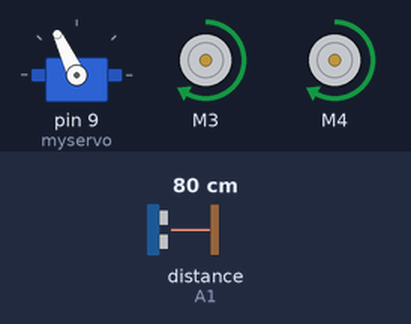
This sketch was run on a simulated Arduino Uno, built with avr-gcc and run on an emulated ATmega328P. Parts: servo, 2 × DC motor (green arrow = forward, orange = backward, longer = faster). The inputs (shaded band) are chosen by the test bench; at power-on: distance to the obstacle (sensor on A1) 80 cm. The echo pulse lasts 58.3 µs per cm.

Above: at 3.9 s.
4.0 s: distance to the obstacle (sensor on A1) set to 23 cm
5.5 s: distance to the obstacle (sensor on A1) set to 18 cm
At 7.1 s:
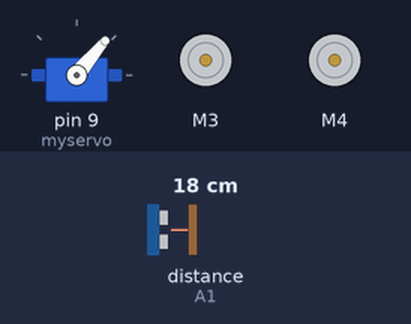
8.5 s: distance to the obstacle (sensor on A1) set to 35 cm
At 9.3 s:
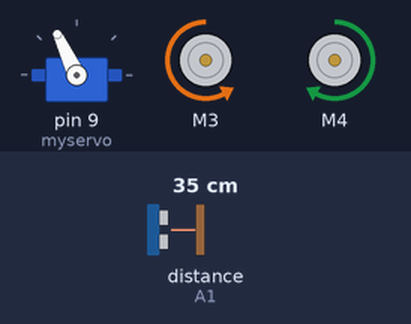
11.4 s: distance to the obstacle (sensor on A1) set to 2 cm
At 14.2 s:
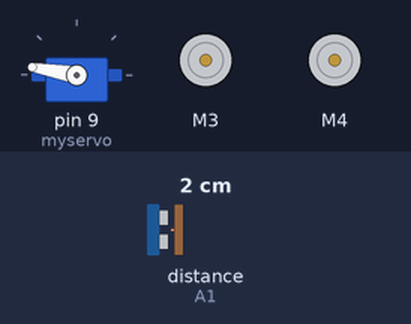
14.4 s: distance to the obstacle (sensor on A1) set to 250 cm
At 14.81 s:
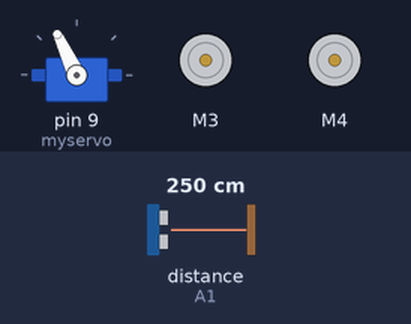
17.4 s: distance to the obstacle (sensor on A1) set to 4 cm
At 21.3 s:
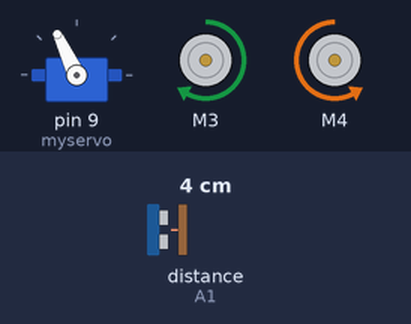
Timing chart, 0 to 27.4 s (numbered marks = the images above; inputs shaded):
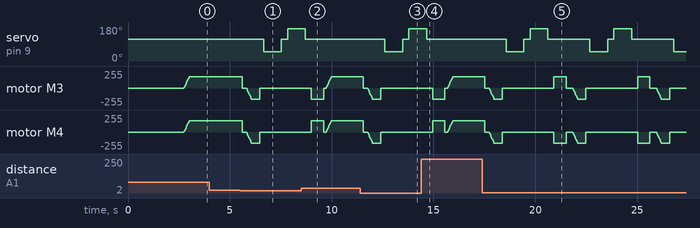

The sketch:

obstacle_avoiding_robot.ino
```cpp
#include <Servo.h>
#include <AFMotor.h>
#include <NewPing.h>

#define Trig A0
#define Echo A1
#define MaxDist 200

#define SpeedMax 170

NewPing sonar(Trig, Echo, MaxDist);

AF_DCMotor motor1(3, MOTOR12_1KHZ);
AF_DCMotor motor2(4, MOTOR12_1KHZ);
Servo myservo;

boolean goesForward=false;
int distance = 100;
int speedSet = 0;

void setup() {

  myservo.attach(9);
  myservo.write(115);
  delay(2000);


  for(int i=0; i<4; i++){
    distance = readPing();
    delay(100);
  }
}

void loop() {
 int distanceR = 0;
 int distanceL =  0;
 delay(40);

 if(distance <= 20) {
  moveStop();
  delay(200);
  moveBackward();
  delay(400);
  moveStop();
  delay(200);

  distanceR = lookRight();
  delay(300);
  distanceL = lookLeft();
  delay(300);

  if(distanceR >= distanceL) {
    turnRight();
    moveStop();
  } else {
    turnLeft();
    moveStop();
  }
 } else {
  moveForward();
 }
 distance = readPing();
}

int lookRight() {
    myservo.write(50);
    delay(700);
    int d = readPing();
    delay(100);
    myservo.write(115);
    return d;
}

int lookLeft() {
    myservo.write(170);
    delay(700);
    int d = readPing();
    delay(100);
    myservo.write(115);
    return d;
}

int readPing() {
  delay(70);
  int cm = sonar.ping_cm();
  if(cm == 0) {
    cm = 250;
  }
  return cm;
}

void moveStop() {
  motor1.run(RELEASE);
  motor2.run(RELEASE);
  goesForward = false;
}

void moveForward() {
 if(!goesForward) {
    goesForward = true;
    motor1.run(FORWARD);
    motor2.run(FORWARD);

    for (speedSet = 0; speedSet < SpeedMax; speedSet += 2) {
      motor1.setSpeed(speedSet);
      motor2.setSpeed(speedSet);
      delay(3);
    }
  }
}

void moveBackward() {
    goesForward = false;
    motor1.run(BACKWARD);
    motor2.run(BACKWARD);
    for (speedSet = 0; speedSet < SpeedMax; speedSet += 2) {
      motor1.setSpeed(speedSet);
      motor2.setSpeed(speedSet);
      delay(3);
    }
}

void turnRight() {
  motor1.run(FORWARD);
  motor2.run(BACKWARD);
  delay(600);
  motor1.run(FORWARD);
  motor2.run(FORWARD);
}

void turnLeft() {
  motor1.run(BACKWARD);
  motor2.run(FORWARD);
  delay(600);
  motor1.run(FORWARD);
  motor2.run(FORWARD);
}
```

Measured:
- the behaviour switches between 21 and 20 cm on distance to the obstacle (sensor on A1) (found by bisection; images 0 and 1)
- after the input at 4.0 s, every drawn part: stays the same
- after the input at 5.5 s, servo on pin 9 (myservo): 115° → 50° after 1.2 s, → 115° 0.87 s later, → 170° 0.30 s later
- after the input at 8.5 s, servo on pin 9 (myservo): goes on until 8.7 s, then stays 115°
- after the input at 11.4 s, servo on pin 9 (myservo): 115° → 50° after 1.2 s, → 115° 0.87 s later, → 170° 0.30 s later
- after the input at 14.4 s, servo on pin 9 (myservo): goes on until 14.7 s, then stays 115°
